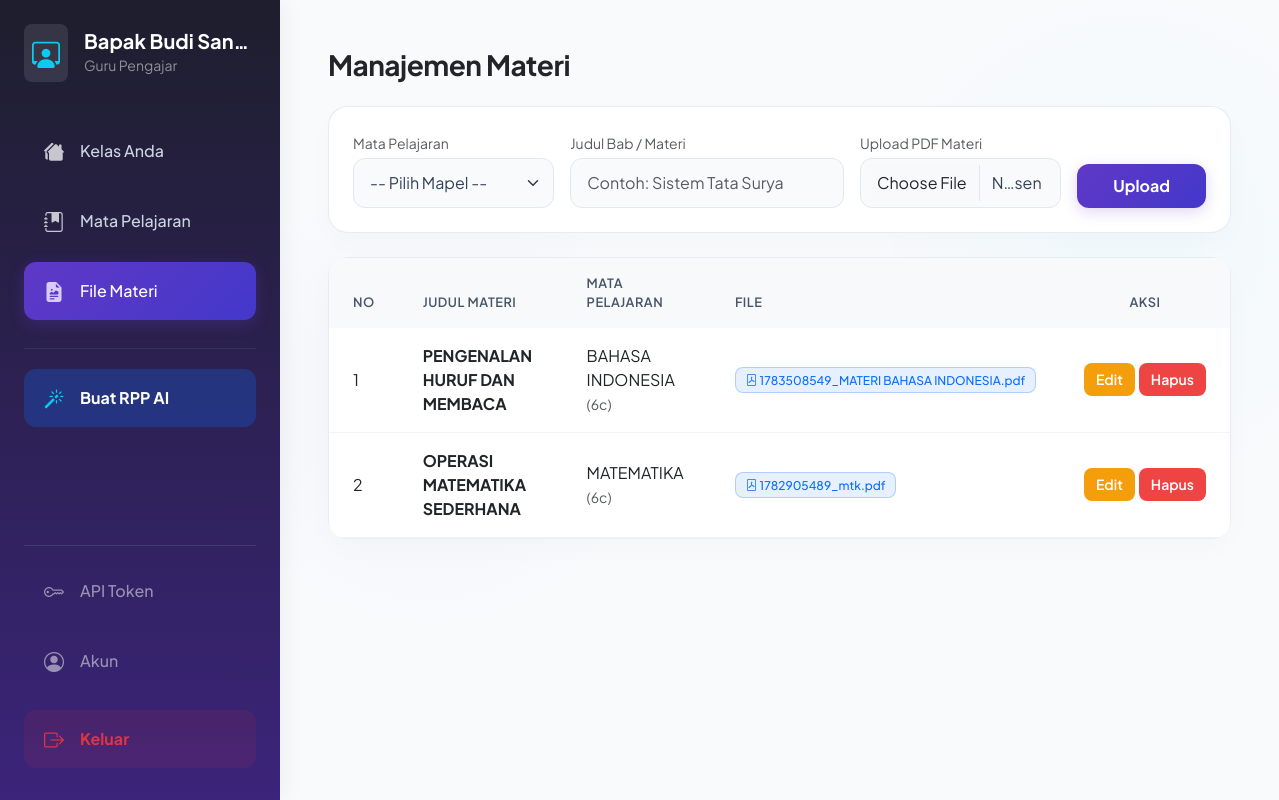
The app's page /guru/dashboard.php?page=materi (signed in) with its own data.
### tables this page shows
CREATE TABLE IF NOT EXISTS `materials` (
  `id` int NOT NULL AUTO_INCREMENT,
  `subject_id` int DEFAULT NULL,
  `title` varchar(255) DEFAULT NULL,
  `file_path` varchar(255) DEFAULT NULL,
  PRIMARY KEY (`id`),
  KEY `subject_id` (`subject_id`),
  CONSTRAINT `materials_ibfk_1` FOREIGN KEY (`subject_id`) REFERENCES `subjects` (`id`) ON DELETE CASCADE
);

CREATE TABLE IF NOT EXISTS `subjects` (
  `id` int NOT NULL AUTO_INCREMENT,
  `class_id` int DEFAULT NULL,
  `name` varchar(100) DEFAULT NULL,
  PRIMARY KEY (`id`),
  KEY `class_id` (`class_id`),
  CONSTRAINT `subjects_ibfk_1` FOREIGN KEY (`class_id`) REFERENCES `classes` (`id`) ON DELETE CASCADE
);

CREATE TABLE IF NOT EXISTS `classes` (
  `id` int NOT NULL AUTO_INCREMENT,
  `guru_id` int DEFAULT NULL,
  `name` varchar(50) DEFAULT NULL,
  `jenjang` varchar(20) DEFAULT 'SD',
  PRIMARY KEY (`id`),
  KEY `guru_id` (`guru_id`),
  CONSTRAINT `classes_ibfk_1` FOREIGN KEY (`guru_id`) REFERENCES `users` (`id`) ON DELETE CASCADE
);

### guru/dashboard.php (the view, shortened to what this page needs)
<?php
require '../auth/config.php';
$guru_id = $_SESSION['user_id'];
$guru_name = $_SESSION['name'];
$page = !empty($_GET['page']) ? $_GET['page'] : 'kelas';
?>
<!DOCTYPE html>
<html lang="id">
<head>
    <link href="https://cdn.jsdelivr.net/npm/bootstrap@5.3.0/dist/css/bootstrap.min.css" rel="stylesheet">
    <link rel="stylesheet" href="https://cdn.jsdelivr.net/npm/bootstrap-icons@1.10.5/font/bootstrap-icons.css">
    <link rel="stylesheet" href="../style/style.css">
</head>
<body class="bg-light">
    <div class="d-flex min-vh-100">
        <div class="sidebar sidebar-nav p-4 d-flex flex-column sidebar-desktop position-fixed h-100">
            <div class="mb-4 d-flex align-items-center gap-3">
                <div class="bg-white bg-opacity-10 p-2 rounded-3 text-info">
                    <i class="bi bi-person-workspace fs-3"></i>
                </div>
                <div class="overflow-hidden">
                    <h5 class="text-white m-0 fw-bold text-truncate"><?= htmlspecialchars($guru_name) ?></h5>
                    <small class="text-white-50">Guru Pengajar</small>
                </div>
            </div>
            <div class="d-flex flex-column flex-grow-1 mt-3 gap-1">
                <a href="?page=kelas" class="<?= $page=='kelas'?'active':'' ?>"><i class="bi bi-houses-fill me-3 fs-5 text-white text-opacity-75"></i> Kelas Anda</a>
                <a href="?page=mapel" class="<?= $page=='mapel'?'active':'' ?>"><i class="bi bi-journal-bookmark-fill me-3 fs-5 text-white text-opacity-75"></i> Mata Pelajaran</a>
                <a href="?page=materi" class="<?= $page=='materi'?'active':'' ?>"><i class="bi bi-file-earmark-richtext-fill me-3 fs-5 text-white text-opacity-75"></i> File Materi</a>
                <hr class="border-light border-opacity-25 my-3">
                <a href="?page=generate" class="<?= $page=='generate'?'active':'' ?> bg-primary bg-opacity-25 text-white fw-bold"><i class="bi bi-magic me-3 fs-5 text-info"></i> Buat RPP AI</a>
            </div>
            <div class="mt-auto border-top border-light border-opacity-10 pt-3 d-flex flex-column gap-1">
                <a href="?page=api_token" class="<?= $page=='api_token'?'active':'' ?> text-white-50"><i class="bi bi-key me-3 fs-5"></i> API Token</a>
                <a href="?page=auth" class="<?= $page=='auth'?'active':'' ?> text-white-50"><i class="bi bi-person-circle me-3 fs-5"></i> Akun</a>
                <a href="../auth/logout.php" class="text-danger bg-danger bg-opacity-10 fw-bold mt-2 hover-bg-transparent"><i class="bi bi-box-arrow-right me-3 fs-5"></i> Keluar</a>
            </div>
        </div>
        <div class="main-content flex-grow-1 p-4 p-md-5" style="margin-left: 280px; min-height: 100vh;">
            <div class="d-flex justify-content-between align-items-center mb-4">
                <h3 class="fw-bolder text-dark m-0" style="letter-spacing: -0.5px;">
                    <?php
                        if($page === 'generate') echo 'Lab Kurikulum AI';
                        elseif($page === 'api_token') echo 'Pengaturan Provider AI';
                        elseif($page === 'auth') echo 'Profil Keamanan';
                        else echo 'Manajemen ' . ucfirst($page);
                    ?>
                </h3>
            </div>
            <?php if ($page === 'kelas'): ?>
                <div class="row g-4">
                    <div class="col-12 col-xl-4 w-100">
                        <div class="card border-0 shadow-sm rounded-4 h-100">
                            <div class="card-body p-4">
                                <h5 class="mb-3 text-primary fw-bold">Tambah Kelas Baru</h5>
                                <form method="POST">
                                    <div class="mb-3">
                                        <label class="form-label small text-muted mb-1">Nama Kelas</label>
                                        <input type="text" name="name" class="form-control" placeholder="Contoh: Kelas 4A" required>
                                    </div>
                                    <div class="mb-4">
                                        <label class="form-label small text-muted mb-1">Jenjang Pendidikan</label>
                                        <select name="jenjang" class="form-select" required>
                                            <option value="SD/MI">SD / MI</option>
                                            <option value="SMP/MTs">SMP / MTs</option>
                                            <option value="SMA/SMK">SMA / SMK / MA</option>
                                        </select>
                                    </div>
                                    <button type="submit" name="add_kelas" class="btn btn-primary w-100 fw-bold py-2">Tambah Kelas</button>
                                </form>
                            </div>
                        </div>
                    </div>
                    <div class="col-12 col-xl-8 w-100">
                        <div class="card border-0 shadow-sm rounded-4 h-100">
                            <div class="card-body p-0">
                                <div class="table-responsive">
                                    <table class="table table-hover mb-0 align-middle">
                                        <thead class="table-light"><tr><th class="ps-4">No</th><th>Nama Kelas</th><th>Jenjang</th><th class="text-center">Aksi</th></tr></thead>
                                        <tbody>
                                            <?php
                                            $classes = getMyClasses($pdo, $guru_id);
                                            $no = 1;
                                            if(count($classes)>0): foreach($classes as $c): ?>
                                                <tr>
                                                    <td class="ps-4"><?= $no++ ?></td>
                                                    <td class="fw-bold"><?= htmlspecialchars($c['name']) ?></td>
                                                    <td><span class="badge bg-secondary"><?= htmlspecialchars($c['jenjang']) ?></span></td>
                                                    <td class="text-center">
                                                        <div class="d-flex gap-1 justify-content-center">
                                                            <button type="button" class="btn btn-sm btn-warning" data-bs-toggle="modal" data-bs-target="#editKelas<?= $c['id'] ?>">Edit</button>
                                                            <form method="POST" class="form-hapus-sweet m-0">
                                                                <input type="hidden" name="delete_kelas" value="1">
                                                                <input type="hidden" name="id" value="<?= $c['id'] ?>">
                                                                <button type="submit" class="btn btn-sm btn-danger" data-message="Hapus kelas ini? Semua mapel dan materi di dalamnya akan ikut terhapus!">Hapus</button>
                                                            </form>
                                                        </div>
                                                    </td>
                                                </tr>
                                                <div class="modal fade" id="editKelas<?= $c['id'] ?>" tabindex="-1">
                                                    <div class="modal-dialog modal-dialog-centered">
                                                        <div class="modal-content">
                                                            <form method="POST">
                                                                <div class="modal-header bg-light"><h5 class="modal-title fw-bold">Edit Kelas</h5><button type="button" class="btn-close" data-bs-dismiss="modal"></button></div>
                                                                <div class="modal-body text-start">
                                                                    <input type="hidden" name="id" value="<?= $c['id'] ?>">
                                                                    <div class="mb-3"><label>Nama Kelas</label><input type="text" name="name" class="form-control" value="<?= htmlspecialchars($c['name']) ?>" required></div>
                                                                    <div class="mb-3"><label>Jenjang</label>
                                                                        <select name="jenjang" class="form-select" required>
                                                                            <option value="SD/MI" <?= $c['jenjang']=='SD/MI'?'selected':'' ?>>SD / MI</option>
                                                                            <option value="SMP/MTs" <?= $c['jenjang']=='SMP/MTs'?'selected':'' ?>>SMP / MTs</option>
                                                                            <option value="SMA/SMK" <?= $c['jenjang']=='SMA/SMK'?'selected':'' ?>>SMA / SMK / MA</option>
                                                                        </select>
                                                                    </div>
                                                                </div>
                                                                <div class="modal-footer"><button type="submit" name="edit_kelas" class="btn btn-primary w-100 fw-bold">Simpan</button></div>
                                                            </form>
                                                        </div>
                                                    </div>
                                                </div>
                                            <?php endforeach; else: ?>
                                                <tr><td colspan="4" class="text-center py-4 text-muted">Belum ada kelas.</td></tr>
                                            <?php endif; ?>
                                        </tbody>
                                    </table>
                                </div>
                            </div>
                        </div>
                    </div>
                </div>
            <?php elseif ($page === 'materi'): ?>
                <div class="card mb-4 border-0 shadow-sm rounded-4">
                    <div class="card-body p-4">
                        <form method="POST" enctype="multipart/form-data" class="row g-3">
                            <div class="col-md-3">
                                <label class="form-label small text-muted mb-1">Mata Pelajaran</label>
                                <select name="subject_id" class="form-select" required>
                                    <option value="">-- Pilih Mapel --</option>
                                </select>
                            </div>
                            <div class="col-md-4">
                                <label class="form-label small text-muted mb-1">Judul Bab / Materi</label>
                                <input type="text" name="title" class="form-control" placeholder="Contoh: Sistem Tata Surya" required>
                            </div>
                            <div class="col-md-3">
                                <label class="form-label small text-muted mb-1">Upload PDF Materi</label>
                                <input type="file" name="file_pdf" class="form-control" accept=".pdf" required>
                            </div>
                            <div class="col-md-2 d-flex align-items-end">
                                <button type="submit" name="add_materi" class="btn btn-primary w-100 fw-bold">Upload</button>
                            </div>
                        </form>
                    </div>
                </div>
                <div class="card border-0 shadow-sm rounded-4">
                    <div class="card-body p-0">
                        <div class="table-responsive">
                            <table class="table table-hover mb-0 align-middle">
                                <thead class="table-light"><tr><th class="ps-4">No</th><th>Judul Materi</th><th>Mata Pelajaran</th><th>File</th><th class="text-center">Aksi</th></tr></thead>
                                <tbody>
                                    <?php
                                    $stmt = $pdo->prepare("SELECT m.*, s.name as subject_name, c.name as class_name FROM materials m JOIN subjects s ON m.subject_id = s.id JOIN classes c ON s.class_id = c.id WHERE c.guru_id = ? ORDER BY m.id DESC");
                                    $stmt->execute([$guru_id]);
                                    $materials = $stmt->fetchAll();
                                    $no = 1;
                                    if(count($materials)>0): foreach($materials as $m): ?>
                                        <tr>
                                            <td class="ps-4"><?= $no++ ?></td>
                                            <td class="fw-bold"><?= htmlspecialchars($m['title']) ?></td>
                                            <td><?= htmlspecialchars($m['subject_name']) ?> <small class="text-muted">(<?= htmlspecialchars($m['class_name']) ?>)</small></td>
                                            <td><span class="badge bg-primary bg-opacity-10 text-primary border border-primary border-opacity-25"><i class="bi bi-file-pdf"></i> <?= htmlspecialchars($m['file_path']) ?></span></td>
                                            <td class="text-center">
                                                <div class="d-flex gap-1 justify-content-center">
                                                    <button type="button" class="btn btn-sm btn-warning" data-bs-toggle="modal" data-bs-target="#editMateri<?= $m['id'] ?>">Edit</button>
                                                    <form method="POST" class="form-hapus-sweet m-0">
                                                        <button type="submit" class="btn btn-sm btn-danger" data-message="Hapus materi ini?">Hapus</button>
                                                    </form>
                                                </div>
                                            </td>
                                        </tr>
                                    <?php endforeach; else: ?>
                                        <tr><td colspan="5" class="text-center py-4 text-muted">Belum ada materi/PDF.</td></tr>
                                    <?php endif; ?>
                                </tbody>
                            </table>
                        </div>
                    </div>
                </div>
            <?php endif; ?>
        </div>
    </div>
</body>
</html>

### records on screen
materials: title "PENGENALAN HURUF DAN MEMBACA", subject.name "BAHASA INDONESIA", classes.name "6c", file_path "1783508549_MATERI BAHASA INDONESIA.pdf"
materials: title "OPERASI MATEMATIKA SEDERHANA", subject.name "MATEMATIKA", classes.name "6c", file_path "1782905489_mtk.pdf"

### other values on screen
$guru_name "Bapak Budi San…"
$page "Materi"
